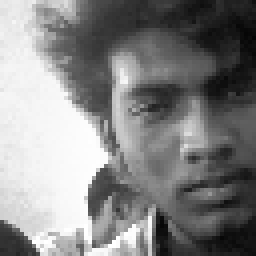
#> input picture Face_Recognition/dataset/Varun_male/face_002.png, 64 x 64 px (shown 4 times larger); its folder holds only this picture in this run
$ python -i utils.py   (imports and definitions only)
#> lines starting #> are read from the running program, lines starting #| are printed output that depends on the picture
#> further down, picture is the input picture: shape (64, 64, 3); min 4, max 255, mean 132.1
import os
import json
import cv2
import numpy as np

FACE_CASCADE = cv2.CascadeClassifier(
    cv2.data.haarcascades + "haarcascade_frontalface_default.xml"
)


def ensure_directories():
    os.makedirs("dataset", exist_ok=True)
    os.makedirs("models", exist_ok=True)


def extract_face(frame, size=(64, 64)):
#> called with size = (64, 64)
    gray = cv2.cvtColor(frame, cv2.COLOR_BGR2GRAY)
    gray = cv2.equalizeHist(gray)
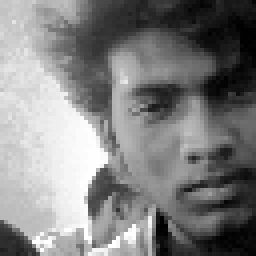
#> gray: shape (64, 64) (shown 4 times larger); min 0, max 255, mean 128.3
    faces = FACE_CASCADE.detectMultiScale(
        gray,
        scaleFactor=1.05,
        minNeighbors=3,
        minSize=(40, 40),
    )
#> faces = [[4, 5, 55, 55]]
    if len(faces) == 0:
        small_gray = cv2.resize(gray, (0, 0), fx=0.5, fy=0.5)
        faces = FACE_CASCADE.detectMultiScale(
            small_gray,
            scaleFactor=1.05,
            minNeighbors=2,
            minSize=(20, 20),
        )
        if len(faces) > 0:
            faces = [(x * 2, y * 2, w * 2, h * 2) for (x, y, w, h) in faces]

    if len(faces) == 0:
        return None, None

    x, y, w, h = max(faces, key=lambda rect: rect[2] * rect[3])
#> x = 4; y = 5; w = 55; h = 55
    face = gray[y : y + h, x : x + w]
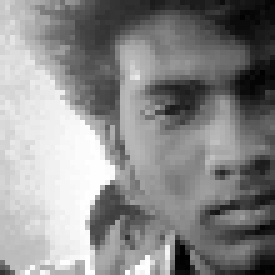
#> face: shape (55, 55) (shown 5 times larger); min 0, max 255, mean 138.1
    face = cv2.resize(face, size)
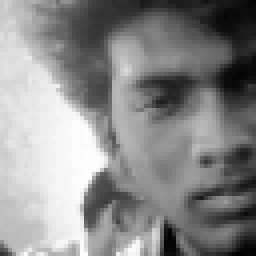
#> face: shape (64, 64) (shown 4 times larger); min 0, max 254, mean 137.9
    return face, (x, y, w, h)


# [52 lines left out: functions prepare_face, load_dataset, not called in this run]


def save_label_map(label_map, file_path):
    with open(file_path, "w", encoding="utf-8") as f:
        json.dump(label_map, f, indent=2)


def load_label_map(file_path):
    with open(file_path, "r", encoding="utf-8") as f:
        return json.load(f)

>>> import cv2
>>> picture = cv2.imread('dataset/Varun_male/face_002.png')
>>> result = extract_face(picture)

$ run again, on Face_Recognition/dataset/Varun_male/face_006.png
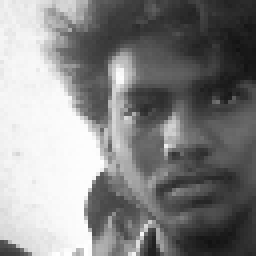
#> input picture Face_Recognition/dataset/Varun_male/face_006.png, 64 x 64 px (shown 4 times larger)
#> picture is the input picture: shape (64, 64, 3); min 18, max 255, mean 134.2
#> in extract_face, `gray = cv2.equalizeHist(gray)`:
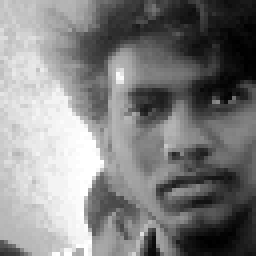
#> gray: shape (64, 64) (shown 4 times larger); min 0, max 255, mean 128.5
#> faces = [[3, 4, 57, 57]]
#> x = 3; y = 4; w = 57
#> in extract_face, `face = cv2.resize(face, size)`:
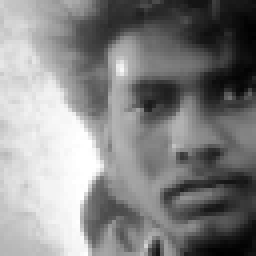
#> face: shape (64, 64) (shown 4 times larger); min 0, max 255, mean 133.1
